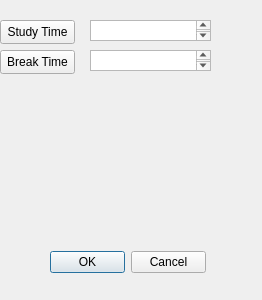
<?xml version="1.0" encoding="UTF-8"?>
<ui version="4.0">
 <class>Form</class>
 <widget class="QWidget" name="Form">
  <property name="geometry">
   <rect>
    <x>0</x>
    <y>0</y>
    <width>262</width>
    <height>300</height>
   </rect>
  </property>
  <property name="windowTitle">
   <string>Form</string>
  </property>
  <widget class="QPushButton" name="pushButton">
   <property name="geometry">
    <rect>
     <x>0</x>
     <y>20</y>
     <width>75</width>
     <height>24</height>
    </rect>
   </property>
   <property name="text">
    <string>Study Time</string>
   </property>
  </widget>
  <widget class="QPushButton" name="pushButton_2">
   <property name="geometry">
    <rect>
     <x>0</x>
     <y>50</y>
     <width>75</width>
     <height>24</height>
    </rect>
   </property>
   <property name="text">
    <string>Break Time</string>
   </property>
  </widget>
  <widget class="QPlainTextEdit" name="plainTextEdit">
   <property name="geometry">
    <rect>
     <x>90</x>
     <y>20</y>
     <width>121</width>
     <height>21</height>
    </rect>
   </property>
  </widget>
  <widget class="QPlainTextEdit" name="plainTextEdit_2">
   <property name="geometry">
    <rect>
     <x>90</x>
     <y>50</y>
     <width>121</width>
     <height>21</height>
    </rect>
   </property>
  </widget>
  <widget class="QDialogButtonBox" name="Run">
   <property name="geometry">
    <rect>
     <x>50</x>
     <y>250</y>
     <width>156</width>
     <height>24</height>
    </rect>
   </property>
   <property name="standardButtons">
    <set>QDialogButtonBox::Cancel|QDialogButtonBox::Ok</set>
   </property>
  </widget>
 </widget>
 <resources/>
 <connections/>
</ui>
